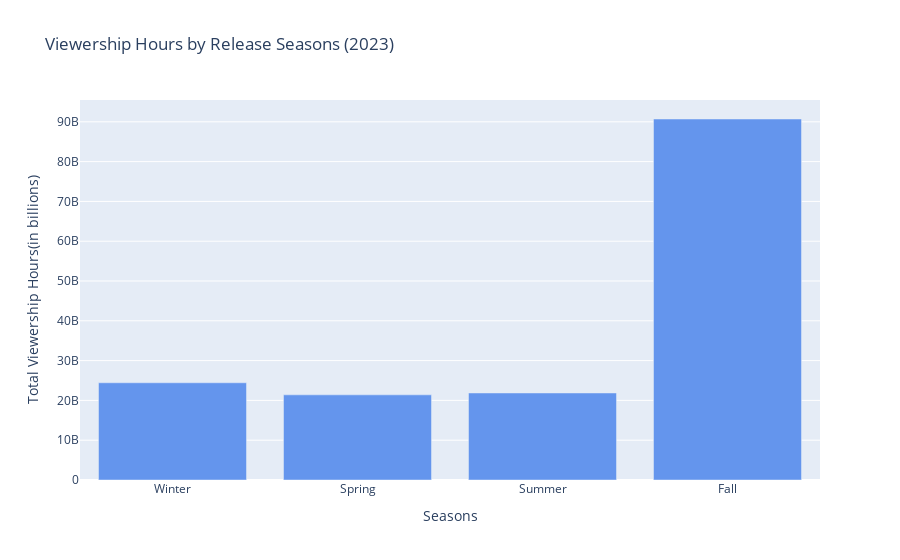

The code cell stored with this chart in its notebook:
### Code cell
fig=go.Figure(data=
             go.Bar(x=seasonal_viewership.index,
                   y=seasonal_viewership.values,
                    marker_color='cornflowerblue'
                   )
             )
fig.update_layout(
    title='Viewership Hours by Release Seasons (2023)',
    xaxis_title='Seasons',
    yaxis_title='Total Viewership Hours(in billions)',
    xaxis=dict(
        categoryorder='array',
        categoryarray=seasons_order
    )
)
fig.show()

### Figure 1 — Plotly figure (JSON) as saved in the notebook; plotly's stock layout.template omitted (floating-point values rounded to 4 significant figures)
{"data": [{"marker": {"color": "cornflowerblue"}, "type": "bar", "x": ["Winter", "Spring", "Summer", "Fall"], "y": [24431100000, 21397400000, 21864600000, 90708800000]}], "layout": {"title": {"text": "Viewership Hours by Release Seasons (2023)"}, "xaxis": {"categoryarray": ["Winter", "Spring", "Summer", "Fall"], "categoryorder": "array", "title": {"text": "Seasons"}}, "yaxis": {"title": {"text": "Total Viewership Hours(in billions)"}}}}
